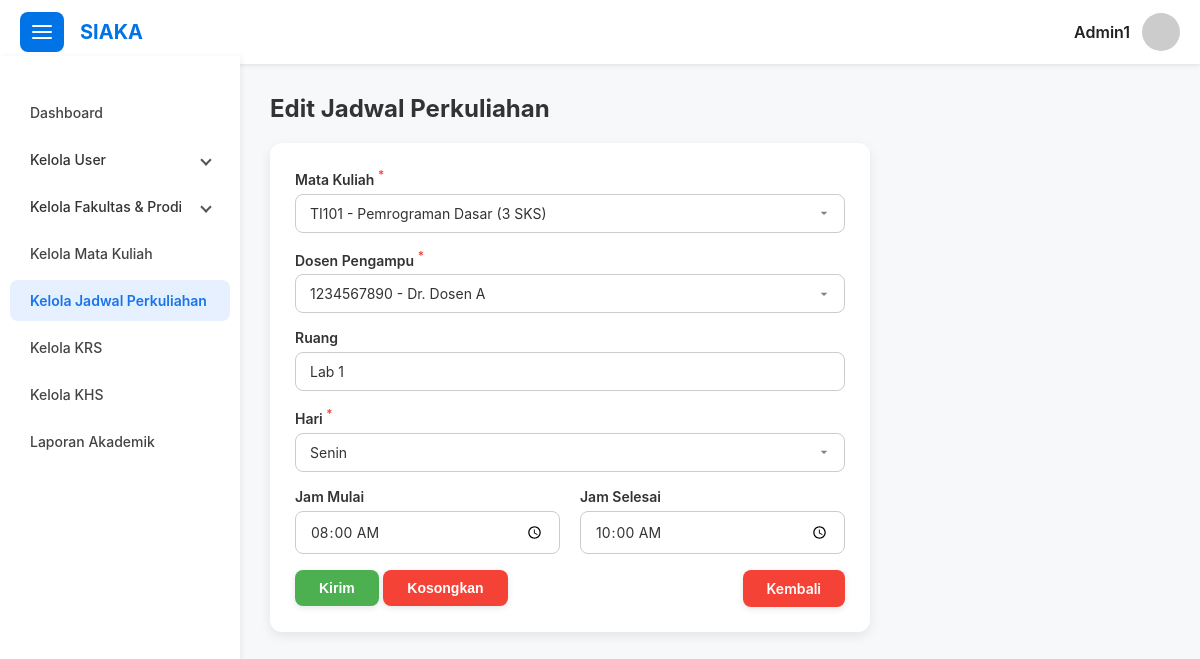
The app's page /page/jadwal/edit_jadwal.php?id=1 (signed in) with its own data.
### tables this page shows
CREATE TABLE `jadwal` (
  `id` int(11) NOT NULL,
  `id_mk` int(11) NOT NULL,
  `id_dosen` int(11) NOT NULL,
  `ruang` varchar(50) DEFAULT NULL,
  `hari` enum('Senin','Selasa','Rabu','Kamis','Jumat','Sabtu') DEFAULT NULL,
  `jam_mulai` time DEFAULT NULL,
  `jam_selesai` time DEFAULT NULL
);

CREATE TABLE `mata_kuliah` (
  `id` int(11) NOT NULL,
  `kode_mk` varchar(20) NOT NULL,
  `nama_mk` varchar(100) NOT NULL,
  `sks` int(11) NOT NULL,
  `semester` int(11) NOT NULL,
  `id_prodi` int(11) NOT NULL
);

CREATE TABLE `dosen` (
  `id` int(11) NOT NULL,
  `user_id` int(11) NOT NULL,
  `nidn` varchar(20) DEFAULT NULL,
  `nama_lengkap` varchar(100) DEFAULT NULL,
  `tgl_lahir` date DEFAULT NULL,
  `no_telp` varchar(20) DEFAULT NULL,
  `alamat` text DEFAULT NULL
);

### config/config.php (called while the page is built, shortened)
<?php
function base_url($path = '')
{
  return BASE_URL . ltrim($path, '/');
}

### page/jadwal/edit_jadwal.php (the view, shortened to what this page needs)
<?php include("../../layout/header.php"); ?>
<?php include("../../layout/topbar.php"); ?>
<?php include("../../layout/sidebar.php"); ?>
<?php include("../../config/db.php"); ?>
<?php
$id = isset($_GET['id']) ? $_GET['id'] : null;
$query = "SELECT * FROM jadwal WHERE id = '$id'";
$sql = mysqli_query($conn, $query);
$data = mysqli_fetch_object($sql);
$q_matakuliah = "SELECT * FROM mata_kuliah";
$sql_matakuliah = mysqli_query($conn, $q_matakuliah);
$q_dosen = "SELECT * FROM dosen";
$sql_dosen = mysqli_query($conn, $q_dosen);
$hari = ["Senin", "Selasa", "Rabu", "Kamis", "Jumat", "Sabtu"];
?>
<section id="edit-jadwal">
  <div class="row">
    <div class="col-md-12">
      <form class="form-container" action="<?= base_url("/action/jadwal/edit_data.php"); ?>" method="post">
        <div class="form-group">
          <label>Mata Kuliah <sup class="text-danger">*</sup></label>
          <select name="mata_kuliah" id="mata_kuliah" required>
            <?php while ($m = mysqli_fetch_array($sql_matakuliah)) { ?>
              <option value="<?= $m["id"]; ?>" <?= $data->id_mk == $m["id"] ? "selected" : "" ?>><?= $m["kode_mk"] . " - " . $m["nama_mk"] . " (" . $m["sks"] . " SKS)" ?></option>
            <?php } ?>
          </select>
        </div>
        <div class="form-group">
          <label>Dosen Pengampu <sup class="text-danger">*</sup></label>
          <select name="dosen" id="dosen" required>
            <?php while ($d = mysqli_fetch_array($sql_dosen)) { ?>
              <option value="<?= $d["id"]; ?>" <?= $data->id_dosen == $d["id"] ? "selected" : "" ?>><?= $d["nidn"] . " - " . $d["nama_lengkap"] ?></option>
            <?php } ?>
          </select>
        </div>
        <div class="form-group">
          <label>Ruang</label>
          <input type="text" id="ruang" name="ruang" value="<?= $data->ruang ?>" required>
        </div>
        <div class="form-group">
          <label>Hari <sup class="text-danger">*</sup></label>
          <select name="hari" id="hari">
            <?php foreach ($hari as $h) { ?>
              <option value="<?= $h ?>" <?= $data->hari == $h ? "selected" : "" ?>><?= $h ?></option>
            <?php } ?>
          </select>
        </div>
        <div class="row">
          <div class="col-md-6">
            <div class="form-group">
              <label>Jam Mulai</label>
              <input type="time" id="jam_mulai" name="jam_mulai" value="<?= $data->jam_mulai ?>" required>
            </div>
          </div>
          <div class="col-md-6">
            <div class="form-group">
              <label>Jam Selesai</label>
              <input type="time" id="jam_selesai" name="jam_selesai" value="<?= $data->jam_selesai ?>" required>
            </div>
          </div>
        </div>
        <div class="row">
          <div class="col-md-6">
            <button type="submit" class="btn btn-success">Kirim</button>
            <button type="reset" class="btn btn-danger">Kosongkan</button>
          </div>
          <div class="col-md-6">
            <a href="<?= base_url("/page/matakuliah/data_mata_kuliah.php") ?>" class="btn btn-danger float-right">Kembali</a>
          </div>
        </div>
      </form>
    </div>
  </div>
</section>
<?php include("../../layout/scripts.php"); ?>
<?php include("../../layout/footer.php"); ?>

### style/style.css (style rules this page uses)
* { box-sizing: border-box; }
body { margin: 0; font-family: 'Inter', sans-serif; background: #f7f8fa; color: #222; }
.btn { padding: 10px 24px; font-size: 14px; font-weight: 600; border: none; border-radius: 8px; cursor: pointer; user-select: none; transition: background-color 0.25s ease, transform 0.1s ease; box-shadow: 0 2px 6px rgba(0, 0, 0, 0.1); outline: none; text-decoration: none; }
.btn-success { background-color: #4caf50; color: white; }
.btn-danger { background-color: #f44336; color: white; }
form { width: 100%; max-width: 100%; }
.form-container { background-color: #fff; padding: 25px; border-radius: 12px; box-shadow: 0 4px 12px rgba(0, 0, 0, 0.08); max-width: 600px; margin-bottom: 30px; }
.form-group { margin-bottom: 1rem; display: flex; flex-direction: column; }
label { font-weight: 600; margin-bottom: 6px; color: #333; font-size: 14px; }
input[type="text"], input[type="date"], input[type="time"], input[type="number"], input[type="email"], input[type="password"], select, textarea { padding: 10px 14px; border: 1px solid #ccc; border-radius: 8px; font-size: 14px; font-family: inherit; background-color: #fff; color: #333; transition: border-color 0.3s ease, box-shadow 0.3s ease; width: 100%; box-sizing: border-box; }
select { appearance: none; background-repeat: no-repeat; background-position: right 12px center; background-size: 16px 16px; }
.row { display: flex; flex-wrap: wrap; margin-left: -10px; margin-right: -10px; }
[class*="col-"] { padding-left: 10px; padding-right: 10px; box-sizing: border-box; }
@media (min-width: 768px) { .col-md-6 { width: 50%; } }
@media (min-width: 768px) { .col-md-12 { width: 100%; } }
.text-danger { color: #f44336 !important; }
.float-right { float: right !important; }

### records on screen
jadwal: mata_kuliah "TI101 - Pemrograman Dasar (3 SKS)", dosen "1234567890 - Dr. Dosen A", ruang "Lab 1", hari "Senin", jam_mulai "08:00:00", jam_selesai "10:00:00"

### other values on screen
$_SESSION["username"] "Admin1"
$page "Edit Jadwal Perkuliahan"
